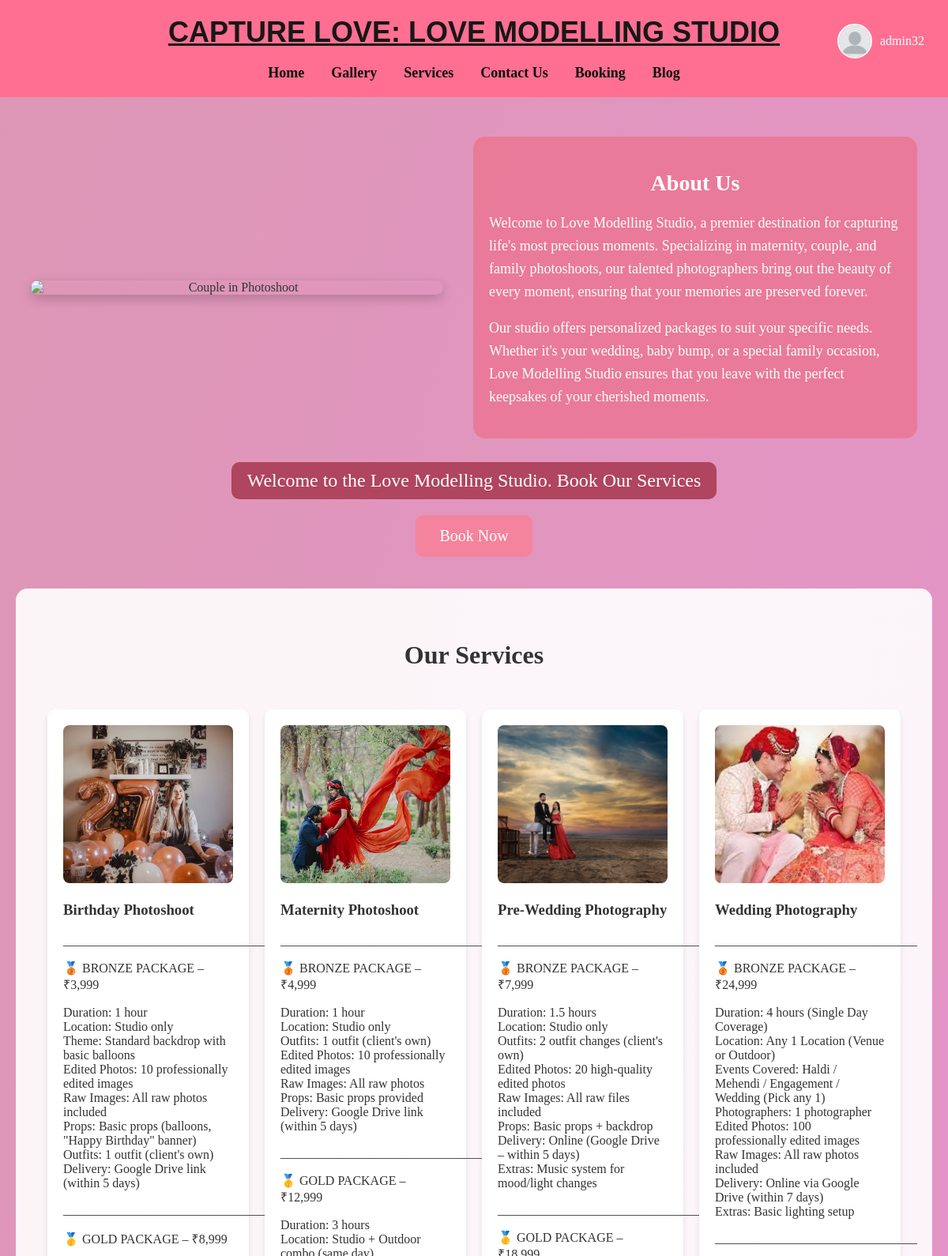
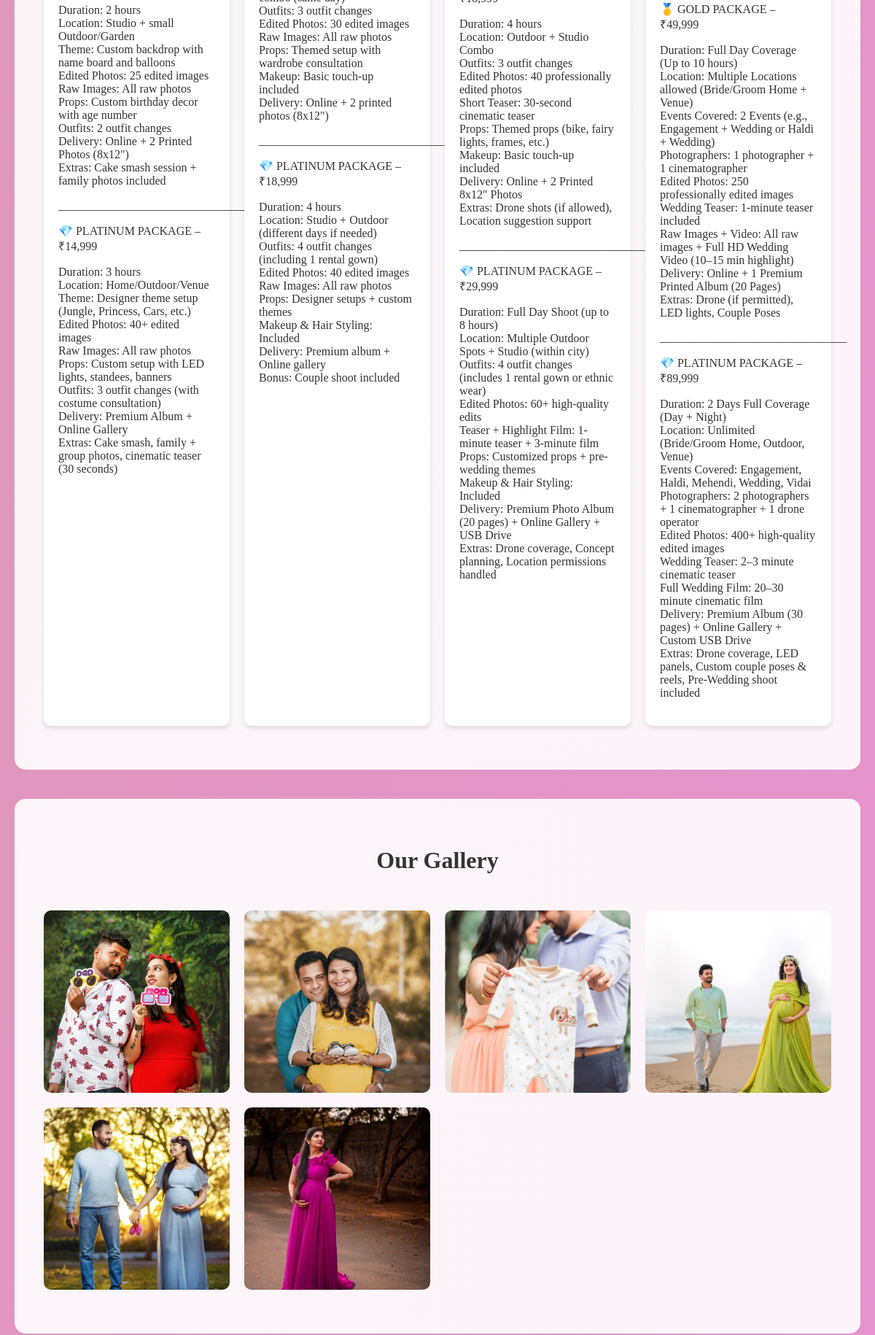
Page / (signed in, upper part) on the committed database (2 pictures, top to bottom).
### home/models.py (models this page shows, shortened)
class Service(models.Model):
    name = models.CharField(max_length=100)
    description = models.TextField()
    image = models.ImageField(upload_to='services/', null=True, blank=True)
    is_active = models.BooleanField(default=True)
    category = models.CharField(max_length=100, default='General')
    created_at = models.DateTimeField(default=timezone.now)
    updated_at = models.DateTimeField(auto_now=True)
    class Meta:
        verbose_name = 'Service'
        verbose_name_plural = 'Services'
        ordering = ['name']

class Gallery(models.Model):
    CATEGORY_CHOICES = [
        ('wedding', 'Wedding'),
        ('prewedding', 'Pre-Wedding'),
        ('birthday', 'Birthday'),
        ('outdoor', 'Outdoor'),
        ('maternity', 'Maternity')
    ]
    image = models.ImageField(upload_to='gallery/', blank=True, null=True)
    category = models.CharField(max_length=50, choices=CATEGORY_CHOICES, default='wedding')
    uploaded_at = models.DateTimeField(auto_now_add=True)
    class Meta:
        verbose_name_plural = 'Galleries'
        ordering = ['-uploaded_at']

### home/views.py (the view)
# urls.py: path('', views.index, name='index'),
def index(request):
    testimonials = Testimonial.objects.filter(is_displayed=True).order_by('-date_submitted')[:3]
    gallery_items = Gallery.objects.all().order_by('-uploaded_at')[:6]
    services = Service.objects.all()
    context = {
        'testimonials': testimonials,
        'gallery_items': gallery_items,
        'services': services,
    }
    return render(request, 'index.html', context)

### home/templates/index.html (shortened to what this page needs)
{% extends 'base.html' %}
{% block content %}
<!DOCTYPE html>
<html lang="en">
<head>
</head>
<body>
    <div class="main">
        <img src="https://www.weddingsutra.com/images/bride/fashion/jewelry-series-gujarati-bride/gujrati-bride-intro.webp" alt="Couple in Photoshoot">
        <div class="about-us">
            <h2>About Us</h2>
            <p>Welcome to Love Modelling Studio, a premier destination for capturing life's most precious moments.
                Specializing in maternity, couple, and family photoshoots, our talented photographers bring out the beauty of every moment,
                ensuring that your memories are preserved forever.</p>
            <p>Our studio offers personalized packages to suit your specific needs. Whether it's your wedding, baby bump, or a special family occasion,
                Love Modelling Studio ensures that you leave with the perfect keepsakes of your cherished moments.</p>
        </div>
    </div>
    <div class="center-content">
        <div class="welcome-banner">
            Welcome to the Love Modelling Studio. Book Our Services
        </div>
        <a href="{% url 'booking' %}" class="book-now">Book Now</a>
    </div>
    {% if services %}
    <section class="services-section">
        <h2 class="section-title">Our Services</h2>
        <div class="services-container">
            {% for service in services %}
            <div class="service-card">
                {% if service.image %}
                    <img src="{{ service.image.url }}" alt="{{ service.name }}" style="width: 100%; height: 200px; object-fit: cover; border-radius: 8px;">
                {% endif %}
                <h3>{{ service.name }}</h3>
                <p>{{ service.description|linebreaks }}</p>
            </div>
            {% endfor %}
        </div>
    </section>
    {% endif %}
    {% if gallery_items %}
    <section class="gallery-section">
        <h2 class="section-title">Our Gallery</h2>
        <div class="gallery-grid">
            {% for item in gallery_items %}
            <div class="gallery-item">
                {% if item.image %}
                    <img src="{{ item.image.url }}" alt="{{ item.title }}">
                {% endif %}
            </div>
            {% endfor %}
        </div>
    </section>
    {% endif %}
</body>
</html>
{% endblock %}

### home/templates/base.html (shortened to what this page needs)
<!DOCTYPE html>
<html lang="en">
<head>
</head>
<body>
    <header>
        <div class="logo">
            <u><b>CAPTURE LOVE: LOVE MODELLING STUDIO</b></u>
        </div>
        <div class="auth-section">
            {% if user.is_authenticated %}
            <div class="profile-section" style="display: flex; align-items: center; gap: 10px; margin-top: 10px;">
                {% if user.is_authenticated %}
                <a href="{% url 'edit_profile' %}" class="profile-link"
                    style="display: flex; align-items: center; text-decoration: none;">
                    {% if user.profile.profile_pic %}
                    <img src="{{ user.profile.profile_pic.url }}" alt="Profile" class="profile-pic">
                    {% else %}
                    <img src="/static/images/default-profile.png" alt="Profile" class="profile-pic">
                    {% endif %}
                    <span class="username">{{ user.username }}</span>
                </a>
                {% endif %}
            </div>
            {% else %}
            <div class="auth-buttons">
                <a href="{% url 'login' %}" class="auth-button">Login</a>
                <a href="{% url 'signup' %}" class="auth-button">Sign Up</a>
            </div>
            {% endif %}
        </div>
        <nav>
            <a href="{% url 'home' %}"><b>Home</b></a>
            <a href="{% url 'gallery' %}"><b>Gallery</b></a>
            <a href="{% url 'services' %}"><b>Services</b></a>
            <a href="{% url 'contact' %}"><b>Contact Us</b></a>
            <a href="{% url 'booking' %}"><b>Booking</b></a>
            <a href="{% url 'blog' %}"><b>Blog</b></a>
        </nav>
    </header>
    <div class="content">
        {% block content %}
        {% endblock %}
    </div>
</body>
</html>

### home/templates/base.html (style rules this page uses)
body { font-family: 'Georgia', serif; margin: 0; padding: 0; background: linear-gradient(to bottom right, #d8b789, #d8b789); color: #000000; }
header { text-align: center; padding: 20px; background: #ff6f91; color: #fff; position: relative; }
.logo { font-size: 36px; color: #181717; font-family: 'Cursive', sans-serif; display: flex; align-items: center; justify-content: center; }
.profile-section { position: absolute; top: 20px; right: 20px; display: flex; align-items: center; cursor: pointer; text-decoration: none; }
.profile-pic { width: 40px; height: 40px; border-radius: 50%; margin-right: 10px; object-fit: cover; border: 2px solid white; }
.username { color: white; font-size: 16px; margin-right: 10px; }
nav { text-align: center; margin-top: 20px; }
nav a { margin: 0 15px; text-decoration: none; color: #0d0d0d; font-size: 18px; }

### home/templates/index.html (style rules this page uses)
body { font-family: 'Georgia', serif; margin: 0; padding: 0; background: linear-gradient(to bottom right, #dd97b5, #e793cf); color: #333; }
.main { text-align: center; margin-top: 50px; display: flex; justify-content: space-around; align-items: center; padding: 0 20px; }
.main img { width: 45%; max-width: 700px; border-radius: 15px; box-shadow: 0px 5px 15px rgba(0, 0, 0, 0.2); }
.about-us { width: 45%; padding: 20px; color: #fff; background-color: rgba(237, 115, 144, 0.8); border-radius: 15px; }
.about-us h2 { font-size: 28px; margin-bottom: 20px; }
.about-us p { font-size: 18px; line-height: 1.6; text-align: left; }
.center-content { display: flex; flex-direction: column; align-items: center; justify-content: center; margin: 30px 0; }
.welcome-banner { font-size: 24px; color: #fff; background: #af455e; padding: 10px 20px; border-radius: 10px; margin-bottom: 20px; }
.book-now { padding: 15px 30px; background: #f4839d; color: #fff; border: none; border-radius: 10px; font-size: 20px; cursor: pointer; transition: background 0.3s; text-decoration: none; display: inline-block; }
.services-section { padding: 40px 20px; background: rgba(255, 255, 255, 0.9); margin: 40px 20px; border-radius: 15px; }
.services-container { display: grid; grid-template-columns: repeat(auto-fit, minmax(250px, 1fr)); gap: 20px; padding: 20px; }
.service-card { background: white; padding: 20px; border-radius: 10px; box-shadow: 0 4px 6px rgba(0, 0, 0, 0.1); }
.gallery-section { padding: 40px 20px; background: rgba(255, 255, 255, 0.9); margin: 40px 20px; border-radius: 15px; }
.gallery-grid { display: grid; grid-template-columns: repeat(auto-fit, minmax(250px, 1fr)); gap: 20px; padding: 20px; }
.gallery-item { position: relative; border-radius: 10px; overflow: hidden; height: 250px; }
.gallery-item img { width: 100%; height: 100%; object-fit: cover; }
.section-title { text-align: center; color: #333; font-size: 2em; margin-bottom: 30px; }

### rows in the picture
Service: image (picture), name "Birthday Photoshoot", description "________________________________ 🥉 BRONZE PACKAGE – ₹3,999 Duration: 1 hour Location: Studio only Theme: Standard backdrop with basic balloons Edited Photos: 10 professionally edited images Raw Images: All raw photos included Props: Basic props (balloons, \"Happy Birthday\" banner) Outfits: 1 outfit (client's own) Delivery: Google Drive link (within 5 days) ________________________________ 🥇 GOLD PACKAGE – ₹8,999 Duration: 2 hours Location: Studio + small Outdoor/Garden Theme: Custom backdrop with name board and balloons Edited Photos: 25 edited images Raw Images: All raw photos Props: Custom birthday decor with age number Outfits: 2 outfit changes Delivery: Online + 2 Printed Photos (8x12\")…"
Service: image (picture), name "Maternity Photoshoot", description "________________________________ 🥉 BRONZE PACKAGE – ₹4,999 Duration: 1 hour Location: Studio only Outfits: 1 outfit (client's own) Edited Photos: 10 professionally edited images Raw Images: All raw photos Props: Basic props provided Delivery: Google Drive link (within 5 days) ________________________________ 🥇 GOLD PACKAGE – ₹12,999 Duration: 3 hours Location: Studio + Outdoor combo (same day) Outfits: 3 outfit changes Edited Photos: 30 edited images Raw Images: All raw photos Props: Themed setup with wardrobe consultation Makeup: Basic touch-up included Delivery: Online + 2 printed photos (8x12\") ________________________________ 💎 PLATINUM PACKAGE – ₹18,999 Duration: 4 hours Location:…"
Service: image (picture), name "Pre-Wedding Photography", description "________________________________ 🥉 BRONZE PACKAGE – ₹7,999 Duration: 1.5 hours Location: Studio only Outfits: 2 outfit changes (client's own) Edited Photos: 20 high-quality edited photos Raw Images: All raw files included Props: Basic props + backdrop Delivery: Online (Google Drive – within 5 days) Extras: Music system for mood/light changes ________________________________ 🥇 GOLD PACKAGE – ₹18,999 Duration: 4 hours Location: Outdoor + Studio Combo Outfits: 3 outfit changes Edited Photos: 40 professionally edited photos Short Teaser: 30-second cinematic teaser Props: Themed props (bike, fairy lights, frames, etc.) Makeup: Basic touch-up included Delivery: Online + 2 Printed 8x12\" Photos…"
Service: image (picture), name "Wedding Photography", description "________________________________ 🥉 BRONZE PACKAGE – ₹24,999 Duration: 4 hours (Single Day Coverage) Location: Any 1 Location (Venue or Outdoor) Events Covered: Haldi / Mehendi / Engagement / Wedding (Pick any 1) Photographers: 1 photographer Edited Photos: 100 professionally edited images Raw Images: All raw photos included Delivery: Online via Google Drive (within 7 days) Extras: Basic lighting setup ________________________________ 🥇 GOLD PACKAGE – ₹49,999 Duration: Full Day Coverage (Up to 10 hours) Location: Multiple Locations allowed (Bride/Groom Home + Venue) Events Covered: 2 Events (e.g., Engagement + Wedding or Haldi + Wedding) Photographers: 1 photographer + 1 cinematographer…"
Gallery: image (picture)
Gallery: image (picture)
Gallery: image (picture)
Gallery: image (picture)
Gallery: image (picture)
Gallery: image (picture)

### other values in the picture
{{ user.username }} "admin32"
